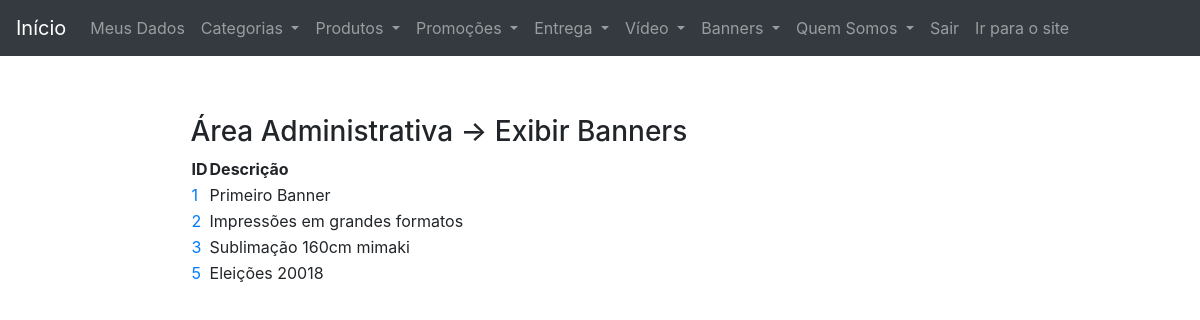
The app's page /contentmanage/views/admin/show_banners.php (signed in) with its own data.
### tables this page shows
CREATE TABLE `banner` (
  `id` int(11) NOT NULL,
  `description` varchar(800) DEFAULT NULL,
  `image` varchar(1000) DEFAULT NULL
);

### contentmanage/include/connect.php (called while the page is built, shortened)
<?php
class Connect {
	private static $instance;
	public static function getInstance() {
		if (! isset ( self::$instance )) {
			self::$instance = new PDO ( 'mysql:host=localhost;dbname=contentmanage;charset=utf8',
			 'adriano', '453231' );
			self::$instance->setAttribute ( \PDO::ATTR_ERRMODE, \PDO::ERRMODE_EXCEPTION );
			self::$instance->setAttribute ( \PDO::ATTR_ORACLE_NULLS, \PDO::NULL_EMPTY_STRING );
		}
		return self::$instance;
	}
}

### contentmanage/models/Banner.php (called while the page is built, shortened)
<?php
include_once CONNECT . 'connect.php';
class Banner
{
	private static $connect;
	public static function getAllBanners(){
		self::$connect = Connect::getInstance ();
		$response = self::$connect->query ( "select * from banner" );
		$videos = $response->fetchAll ( PDO::FETCH_ASSOC );
		self::$connect = null;
		return $videos;
	}
}

### contentmanage/views/admin/show_banners.php (the view, shortened to what this page needs)
<!DOCTYPE html>
<html>
<head>
	<?php include_once 'include/links.php' ?>
</head>
<body>
	<?php include_once 'include/menu.php' ?>
	<?php
		include_once MODEL . 'Banner.php';
		$banners = Banner::getAllBanners();
	?>
	<div class="container-fluid">
		<div class="panel-body"
			style="width: 70%; margin-left: auto;
			margin-right: auto; margin-top: 5%;">
			<h3>Área Administrativa -> Exibir Banners</h3>
			<?php if ($banners) {
			?>
			<table id="table" class="display">
				<thead>
					<tr>
						<th>ID</th>
						<th>Descrição</th>
					</tr>
				</thead>
				<tbody>
					<?php
					foreach ($banners as $banner) {
						echo "
						<tr>
							<td>
								<a href='../../control/BannerControl.php?key=edit&id={$banner ['id']}'
								 title='Detalhes'>
									{$banner ['id']}
								</a>
							</td>
							<td>{$banner ['description']}</td>
						</tr>
						";
					}
					?>
				</tbody>
			</table>
			<?php
			} ?>
		</div>
	</div>
</body>
</html>

### records on screen
banner: id "1", description "Primeiro Banner"
banner: id "2", description "Impressões em grandes formatos"
banner: id "3", description "Sublimação 160cm mimaki"
banner: id "5", description "Eleições 20018"
